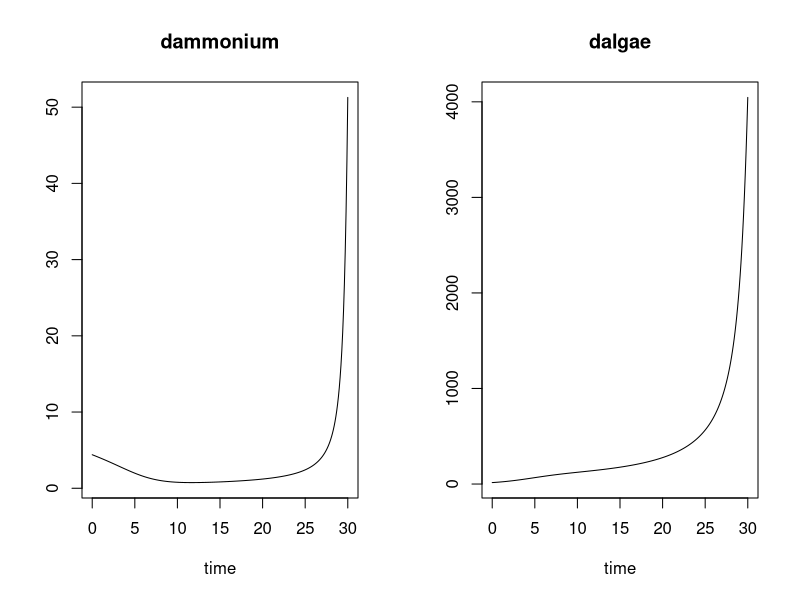
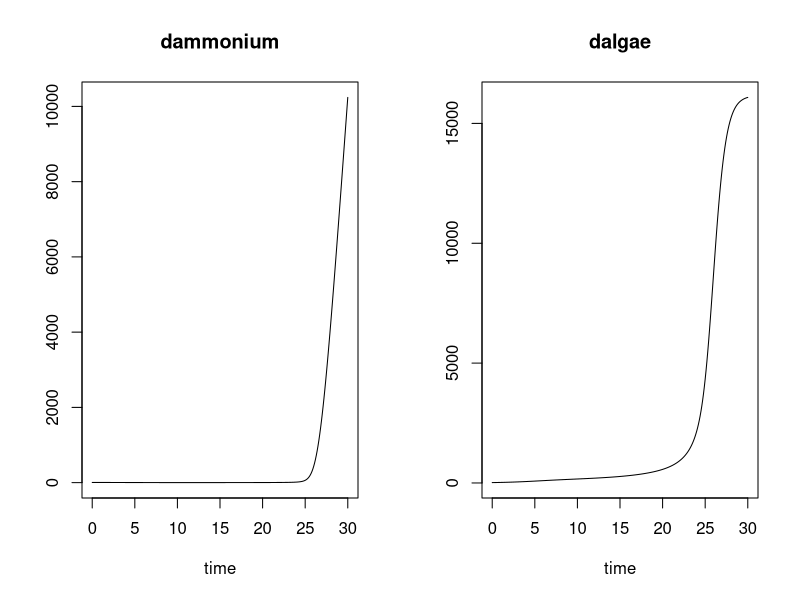
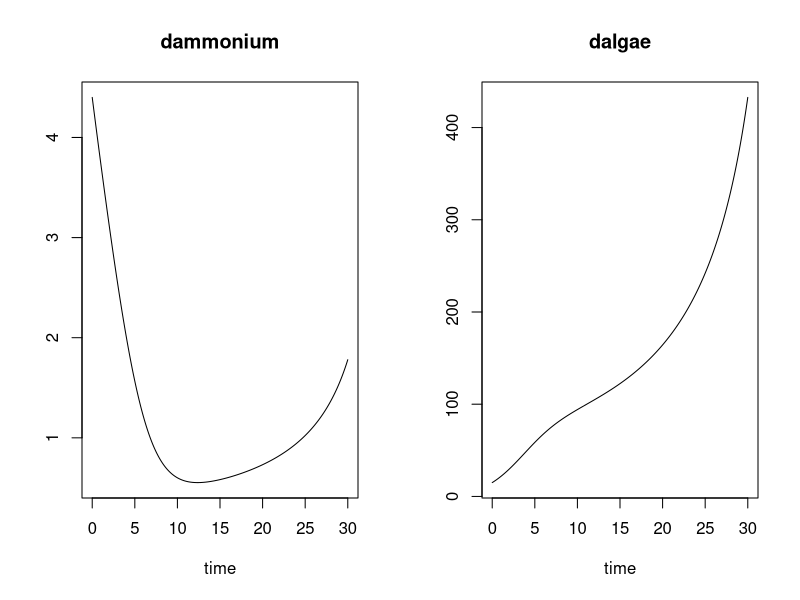

Here is the R script that generated these plots, in order: (Note: this script raises an error after producing the figures.)
 param <- read.csv("parameters_no_cerio.csv")

state <- c(dammonium = 4.4,
           dalgae = 15
           
)
library(deSolve)
#parameters- will need parameters for each function
parameters_med <- c(
  alpha = 4.379716e-03, beta = 29,
  death1 = .007, death2 = 0.000082,
  gamma =  0.365 , omega = 10.5,
  amm_param_b = median(param$amm_param_b)
) 


# write ODE- return has to be in same order as state variable equations are listed

d_equations <-function(t, state, parameters) {
  with(as.list(c(state, parameters)),{
    # rate of change
    
    ddammonium <-  -dalgae*dammonium*alpha*omega/(omega+dammonium) +
      
      gamma/2 * (death1*dalgae + death2*(dalgae^2)) - 
      
      # lagvalue(t - 5, 1) -
      
      (1-amm_param_b)*dammonium
    
    
    
    ddalgae <- beta * dalgae*dammonium*alpha*omega/(omega+dammonium) - death1*dalgae - death2*(dalgae^2)
    
    
    
    # return the rate of change
    list(c(ddammonium,ddalgae))
  }) # end with(as.list ...
}


out_med <- ode(y = state, times = seq(0,30,0.1), func = d_equations, parms = parameters_med)
plot(out_med)


parameters_upp <- c(
  alpha = 4.379716e-03, beta = 29,
  death1 = .007, death2 = 0.000082,
  gamma =  0.365 , omega = 10.5,
  amm_param_b = quantile(param$amm_param_b,c(0.975), names = F)
) 

out_up <- ode(y = state, times = seq(0,30,0.1), func = d_equations, parms = parameters_upp)
plot(out_up)



parameters_low <- c(
  alpha = 4.379716e-03, beta = 29,
  death1 = .007, death2 = 0.000082,
  gamma =  0.365 , omega = 10.5,
  amm_param_b = quantile(param$amm_param_b,c(0.025), names = F)
) 

out_low <- ode(y = state, times = seq(0,30,0.1), func = d_equations, parms = parameters_low)
plot(out_low)

pred <- as.data.frame(out_low)
pred$quantile <- "low"
predup <- as.data.frame(out_up)
predup$quantile <- "upper"
predmed <- as.data.frame(out_med)
predmed$quantile <- "med"



library(tidyverse)
## alg only
dat_alg <- dat %>% filter(treatment == 1) %>% filter(NH4 < 20)%>% 
  filter(Chl < 100, Chl >= 0) %>% select(TankNum, NH4, Chl,Day)
names(dat_alg) <- c("TankNum", "dammonium","dalgae","time")
amm_g <- ggplot(predmed, aes(time,log(dammonium))) + geom_line(linetype = "solid")+ 
  geom_line(data= predup,aes(time, log(dammonium)), linetype = "dotdash") + geom_line(data=pred,aes(time, log(dammonium)), linetype ="dotdash")+
  theme_bw()+ geom_point(data = dat_alg,aes(time,log(dammonium) ))+
  ylab("Log (Ammonium mg/L)")+xlab("Days")+
  theme(axis.text.x = element_text(size = 30),
        axis.text.y = element_text(size = 32),
        axis.title.x = element_text(size = 30),
        axis.title.y = element_text(size = 32),
        strip.text = element_text(size = 0),
        panel.grid.major = element_blank(),
        panel.grid.minor = element_blank(),
        strip.background = element_blank()) 


(alg_g <- ggplot(predmed, aes(time,log(dalgae))) + geom_line(linetype = "solid")+ 
    geom_line(data= predup, aes(time, log(dalgae)), linetype = "dotdash") + geom_line(data=pred,aes(time, log(dalgae)), linetype ="dotdash")+
    theme_bw()+ geom_point(data = dat_alg,aes(time,log(dalgae)) )+
    ylab("Log (Chl a ug/L)")+xlab("Days")+
    theme(axis.text.x = element_text(size = 30),
          axis.text.y = element_text(size = 32),
          axis.title.x = element_text(size = 30),
          axis.title.y = element_text(size = 32),
          strip.text = element_text(size = 0),
          panel.grid.major = element_blank(),
          panel.grid.minor = element_blank(),
          strip.background = element_blank()) )
